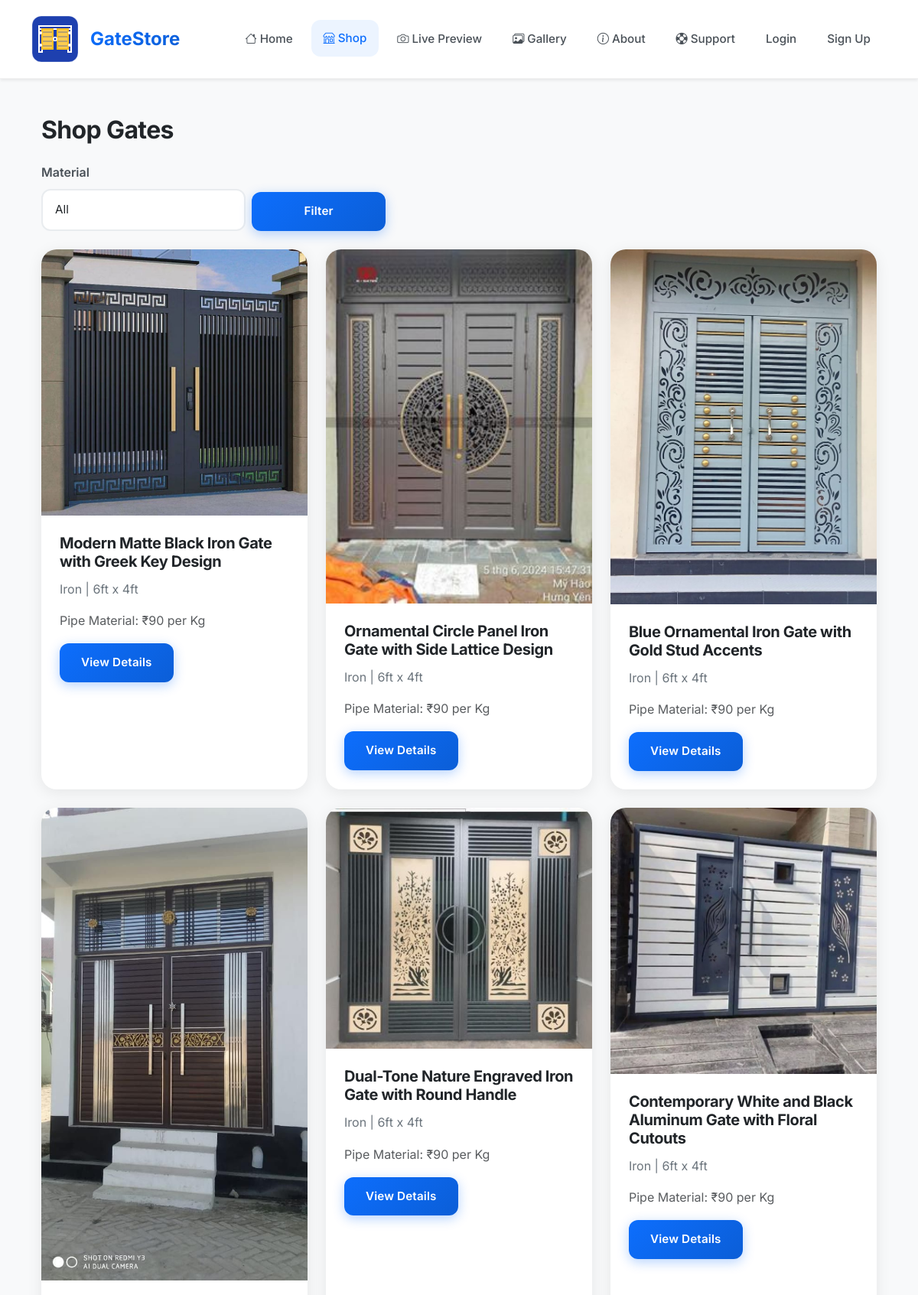
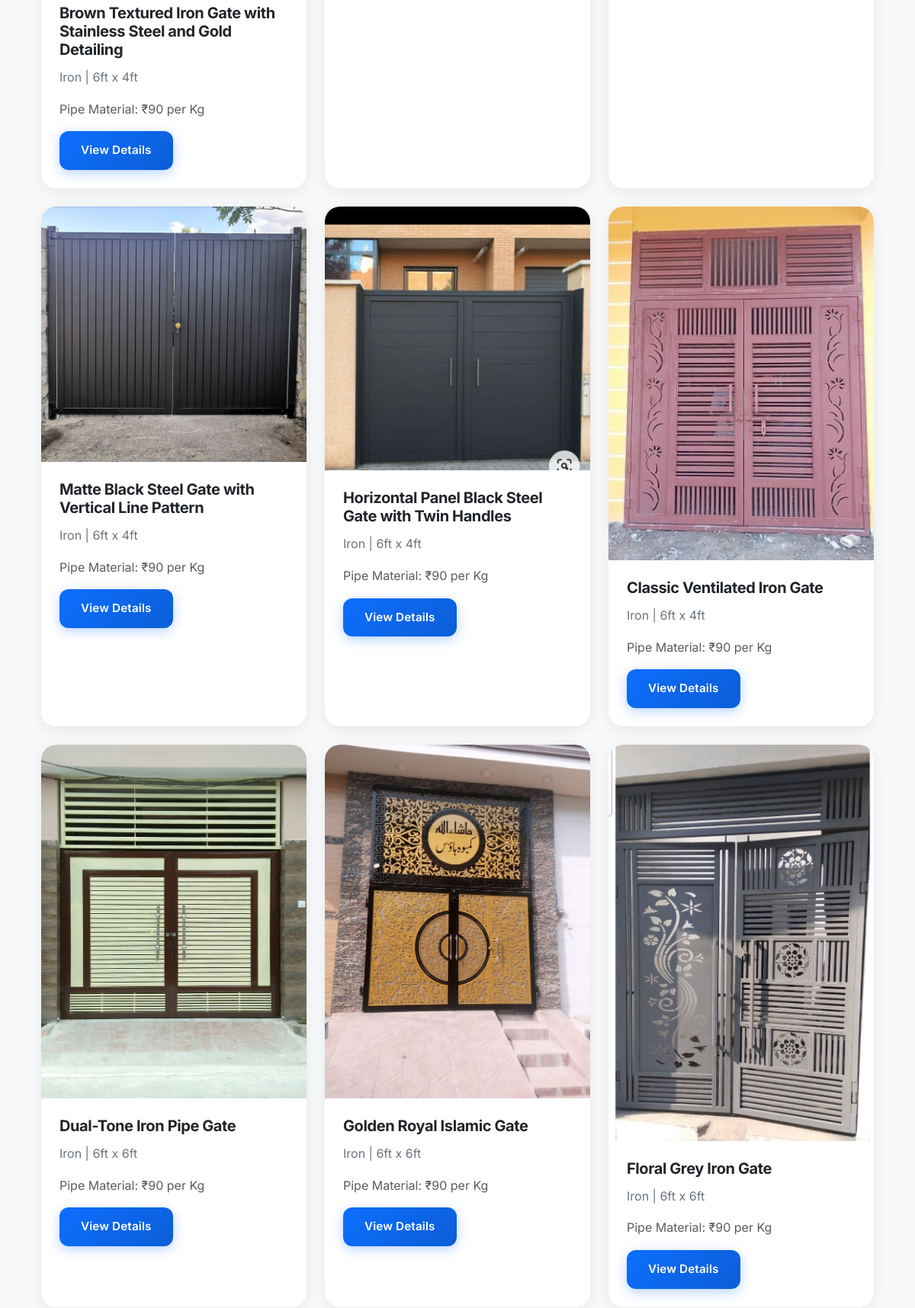
The app's page /shop/ (upper part) with its own data (2 pictures, top to bottom).
### gates/models.py (models this page shows, shortened)
class Gate(models.Model):
    MATERIAL_CHOICES = [
        ('iron', 'Iron'),
        ('steel', 'Steel'),
        ('wood', 'Wood'),
        ('aluminum', 'Aluminum'),
        ('other', 'Other'),
    ]
    name = models.CharField(max_length=100)
    material = models.CharField(max_length=20, choices=MATERIAL_CHOICES)
    dimensions = models.CharField(max_length=100, help_text='e.g. 6ft x 4ft')
    price = models.DecimalField(max_digits=10, decimal_places=2)
    image = models.ImageField(upload_to='gates/', help_text='Main/Featured image')
    description = models.TextField()
    slug = models.SlugField(unique=True, blank=True)

### gates/views.py (the view)
# urls.py: path('', views.gate_list, name='gate_list'),
def gate_list(request):
    gates = Gate.objects.all()
    material = request.GET.get('material')
    if material:
        gates = gates.filter(material=material)
    return render(request, 'gates/gate_list.html', {'gates': gates})

### templates/gates/gate_list.html (shortened to what this page needs)
{% extends 'base.html' %}
{% block content %}
<div class="container py-4">
    <h2 class="mb-4" data-aos="fade-right">Shop Gates</h2>
    <form method="get" class="mb-4" data-aos="fade-up">
        <div class="row g-2 align-items-end">
            <div class="col-md-3">
                <label for="material" class="form-label">Material</label>
                <select name="material" id="material" class="form-select">
                    <option value="" {% if not request.GET.material %}selected{% endif %}>All</option>
                </select>
            </div>
            <div class="col-md-2">
                <button type="submit" class="btn btn-primary w-100">Filter</button>
            </div>
        </div>
    </form>
    <div class="row g-4">
        {% for gate in gates %}
        <div class="col-12 col-md-6 col-lg-4" data-aos="fade-up" data-aos-delay="{{ forloop.counter0|add:1 }}00">
            <div class="card h-100">
                <a href="{% url 'gate_detail' gate.slug %}" class="text-decoration-none">
                    <img src="{{ gate.image.url }}" class="img-fluid card-img-top" alt="{{ gate.name }}" style="cursor: pointer; transition: transform 0.3s ease;" onmouseover="this.style.transform='scale(1.05)'" onmouseout="this.style.transform='scale(1)';">
                </a>
                <div class="card-body">
                    <h5 class="card-title">{{ gate.name }}</h5>
                    <p class="card-text">{{ gate.material|title }} | {{ gate.dimensions }}</p>
                    {% if gate.material == "iron" %}
                    <p class="card-text text-muted">Pipe Material: ₹90 per Kg</p>
                    {% endif %}
                    <a href="{% url 'gate_detail' gate.slug %}" class="btn btn-primary">View Details</a>
                </div>
            </div>
        </div>
        {% empty %}
        <div class="col-12 text-center py-5">
            <p class="lead text-muted">No gates found for the selected filter.</p>
        </div>
        {% endfor %}
    </div>
</div>
{% endblock %}

### static/css/styles.css (style rules this page uses)
:root { --primary: #0d6efd; --secondary: #6c757d; --accent: #dc3545; --success: #198754; --warning: #ffc107; --dark: #212529; --light: #f8f9fa; --white: #ffffff; --gray-100: #f8f9fa; --gray-200: #e9ecef; --gray-300: #dee2e6; --gray-400: #ced4da; --gray-500: #adb5bd; --gray-600: #6c757d; --gray-700: #495057; --gray-800: #343a40; --gray-900: #212529; --shadow-sm: 0 0.125rem 0.25rem rgba(0, 0, 0, 0.075); --shadow: 0 0.5rem 1rem rgba(0, 0, 0, 0.15); --shadow-lg: 0 1rem 3rem rgba(0, 0, 0, 0.175); --gradient-primary: linear-gradient(135deg, #0d6efd 0%, #0b5ed7 100%); --gradient-secondary: linear-gradient(135deg, #6c757d 0%, #495057 100%); --gradient-success: linear-gradient(135deg, #198754 0%, #146c43 100%); --gradient-warning: linear-gradient(135deg, #ffc107 0%, #e0a800 100%); }
* { margin: 0; padding: 0; box-sizing: border-box; text-decoration: none !important; -webkit-text-decoration: none !important; -moz-text-decoration: none !important; text-decoration-line: none !important; text-decoration-style: none !important; text-decoration-color: transparent !important; text-underline-offset: unset !important; text-underline-position: unset !important; }
body { font-family: 'Inter', -apple-system, BlinkMacSystemFont, 'Segoe UI', Roboto, sans-serif; background: var(--gray-100); color: var(--gray-800); line-height: 1.6; overflow-x: hidden; font-weight: 400; }
h1, h2, h3, h4, h5, h6 { font-weight: 700; color: var(--dark); margin-bottom: 1rem; letter-spacing: -0.02em; }
a { text-decoration: none !important; -webkit-text-decoration: none !important; -moz-text-decoration: none !important; text-decoration-line: none !important; text-decoration-style: none !important; text-decoration-color: transparent !important; text-underline-offset: unset !important; text-underline-position: unset !important; }
.btn { font-weight: 600; border-radius: 0.75rem; padding: 0.875rem 1.75rem; transition: all 0.3s cubic-bezier(0.4, 0, 0.2, 1); position: relative; overflow: hidden; border: none; text-decoration: none; display: inline-flex; align-items: center; justify-content: center; gap: 0.5rem; font-size: 0.95rem; letter-spacing: 0.01em; }
.btn::before { content: ''; position: absolute; top: 50%; left: 50%; width: 0; height: 0; background: rgba(255, 255, 255, 0.2); border-radius: 50%; transition: all 0.6s ease; transform: translate(-50%, -50%); }
.btn-primary { background: var(--gradient-primary); color: var(--white); box-shadow: 0 4px 15px rgba(13, 110, 253, 0.3); }
.card { border: none; border-radius: 1.25rem; box-shadow: 0 4px 20px rgba(0, 0, 0, 0.08); transition: all 0.4s cubic-bezier(0.4, 0, 0.2, 1); overflow: hidden; }
.card-img-top { transition: all 0.4s ease; }
.card-body { padding: 1.5rem; }
.card-title { font-weight: 700; color: var(--dark); margin-bottom: 0.75rem; font-size: 1.25rem; }
.card-text { color: var(--gray-600); line-height: 1.6; margin-bottom: 1rem; }
.form-label { font-weight: 600; color: var(--gray-700); margin-bottom: 0.5rem; }
.form-select { border: 2px solid var(--gray-200); border-radius: 0.75rem; padding: 0.875rem 1rem; font-size: 0.95rem; transition: all 0.3s ease; background: var(--white); }
* { text-decoration: none !important; -webkit-text-decoration: none !important; -moz-text-decoration: none !important; text-decoration-line: none !important; text-decoration-style: none !important; text-decoration-color: transparent !important; text-underline-offset: unset !important; text-underline-position: unset !important; }
.nav-link::before, .nav-link::after, a::before, a::after { display: none !important; content: none !important; }

### records on screen
Gate: image (picture), name "Modern Matte Black Iron Gate with Greek Key Design", material "Iron", dimensions "6ft x 4ft", shows "Pipe Material: ₹90 per Kg"
Gate: image (picture), name "Ornamental Circle Panel Iron Gate with Side Lattice Design", material "Iron", dimensions "6ft x 4ft", shows "Pipe Material: ₹90 per Kg"
Gate: image (picture), name "Blue Ornamental Iron Gate with Gold Stud Accents", material "Iron", dimensions "6ft x 4ft", shows "Pipe Material: ₹90 per Kg"
Gate: image (picture), name "Brown Textured Iron Gate with Stainless Steel and Gold Detailing", material "Iron", dimensions "6ft x 4ft", shows "Pipe Material: ₹90 per Kg"
Gate: image (picture), name "Dual-Tone Nature Engraved Iron Gate with Round Handle", material "Iron", dimensions "6ft x 4ft", shows "Pipe Material: ₹90 per Kg"
Gate: image (picture), name "Contemporary White and Black Aluminum Gate with Floral Cutouts", material "Iron", dimensions "6ft x 4ft", shows "Pipe Material: ₹90 per Kg"
Gate: image (picture), name "Matte Black Steel Gate with Vertical Line Pattern", material "Iron", dimensions "6ft x 4ft", shows "Pipe Material: ₹90 per Kg"
Gate: image (picture), name "Horizontal Panel Black Steel Gate with Twin Handles", material "Iron", dimensions "6ft x 4ft", shows "Pipe Material: ₹90 per Kg"
Gate: image (picture), name "Classic Ventilated Iron Gate", material "Iron", dimensions "6ft x 4ft", shows "Pipe Material: ₹90 per Kg"
Gate: image (picture), name "Dual-Tone Iron Pipe Gate", material "Iron", dimensions "6ft x 6ft", shows "Pipe Material: ₹90 per Kg"
Gate: image (picture), name "Golden Royal Islamic Gate", material "Iron", dimensions "6ft x 6ft", shows "Pipe Material: ₹90 per Kg"
Gate: image (picture), name "Floral Grey Iron Gate", material "Iron", dimensions "6ft x 6ft", shows "Pipe Material: ₹90 per Kg"
